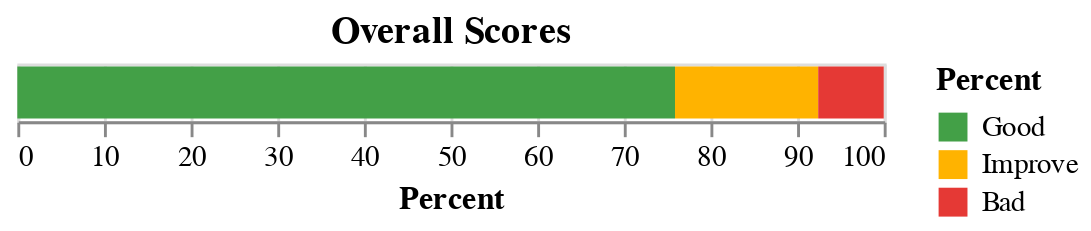

Here is the notebook cell this chart was saved with:
### Code cell
# overall, how "good" are the reviews?
scale = {"domain": ["good", "improve", "bad"], "range": ["#43A047", "#FFB300", "#E53935"]}
sort_key = {"good": 0, "improve": 1, "bad": 2}
color_legend = alt.Legend(
                        labelExpr="""
                        {
                            0: 'Good',
                            1: 'Improve',
                            2: 'Bad'
                        }[datum.label]
                        """
                    )

# review_status
reviewer_status = df.groupby('review_status').size().reset_index(name='counts')
#  convert counts into percentage
reviewer_status['percent'] = (reviewer_status['counts'] / reviewer_status['counts'].sum()) * 100
reviewer_status['sort_key'] = reviewer_status['review_status'].map(sort_key)
reviewer_status = reviewer_status.sort_values(by='sort_key')
print(reviewer_status.head())

chart = alt.Chart(reviewer_status).mark_bar().encode(
    x=alt.X('percent:Q', title='Percent'),
    color=alt.Color('sort_key:O', title='Percent', legend=color_legend).scale(domain=[0,1,2], range=scale['range']),
    tooltip=['review_status', 'percent']
).properties(
    title='Overall Scores'
).configure_axis(
    labelAngle=0
)

chart.save('./out/figures/review_overall.png')
chart.display()

### Figure 1 — Vega-Lite specification as saved in the notebook (floating-point values rounded to 4 significant figures)
{"config": {"view": {"continuousWidth": 300, "continuousHeight": 300}, "axis": {"labelAngle": 0}}, "data": {"name": "data-7dbf2bede5452ff6c1432b76df29b160"}, "mark": {"type": "bar"}, "encoding": {"color": {"field": "sort_key", "legend": {"labelExpr": "\n                        {\n                            0: 'Good',\n                            1: 'Improve',\n                            2: 'Bad'\n                        }[datum.label]\n                        "}, "scale": {"domain": [0, 1, 2], "range": ["#43A047", "#FFB300", "#E53935"]}, "title": "Percent", "type": "ordinal"}, "tooltip": [{"field": "review_status", "type": "nominal"}, {"field": "percent", "type": "quantitative"}], "x": {"field": "percent", "title": "Percent", "type": "quantitative"}}, "title": "Overall Scores", "$schema": "https://vega.github.io/schema/vega-lite/v5.20.1.json", "datasets": {"data-7dbf2bede5452ff6c1432b76df29b160": [{"review_status": "good", "counts": 271, "percent": 75.91, "sort_key": 0}, {"review_status": "improve", "counts": 59, "percent": 16.53, "sort_key": 1}, {"review_status": "bad", "counts": 27, "percent": 7.563, "sort_key": 2}]}}
